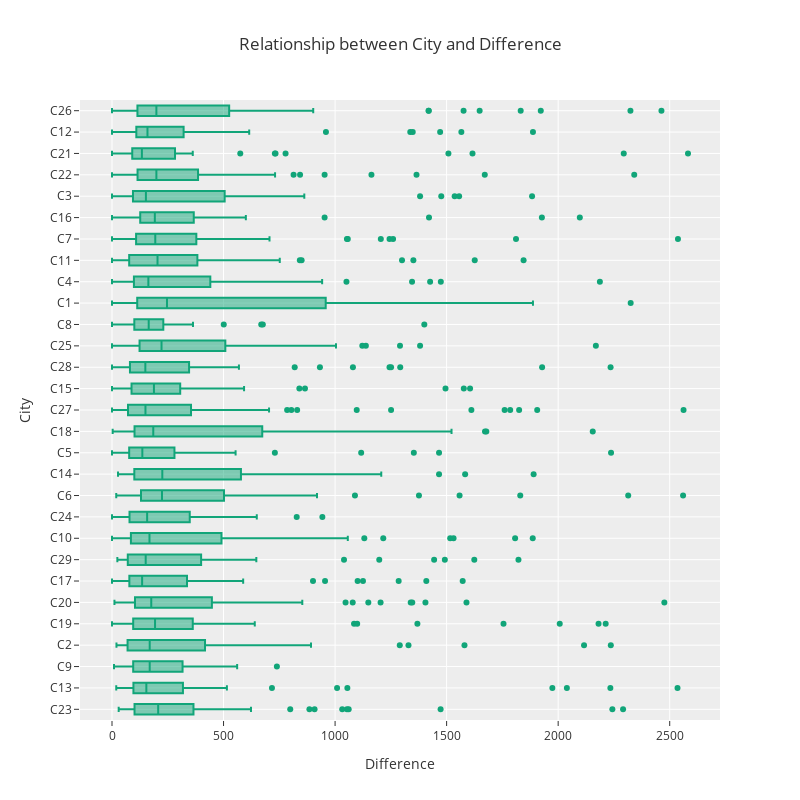

Here is the notebook cell this chart was saved with:
### Code cell
fig = px.box(train, y='City', x='Difference',\
             color_discrete_sequence=['rgb(17,165,121)'],
             template= 'ggplot2',
             width=800, height=800,
             title='Relationship between City and Difference')
fig.show()

### Figure 1 — Plotly figure (JSON) as saved in the notebook; plotly's stock layout.template omitted (floating-point values rounded to 4 significant figures; data arrays with more than 128 entries replaced by an {"elided": "..."} marker saying what was removed)
{"data": [{"alignmentgroup": "True", "hovertemplate": "Difference=%{x}<br>City=%{y}<extra></extra>", "legendgroup": "", "marker": {"color": "rgb(17,165,121)"}, "name": "", "notched": false, "offsetgroup": "", "orientation": "h", "showlegend": false, "type": "box", "x": {"elided": "1640 int values"}, "x0": " ", "xaxis": "x", "y": {"elided": "1640 str values"}, "y0": " ", "yaxis": "y"}], "layout": {"boxmode": "group", "height": 800, "legend": {"tracegroupgap": 0}, "title": {"text": "Relationship between City and Difference"}, "width": 800, "xaxis": {"anchor": "y", "domain": [0, 1], "title": {"text": "Difference"}}, "yaxis": {"anchor": "x", "domain": [0, 1], "title": {"text": "City"}}}}
